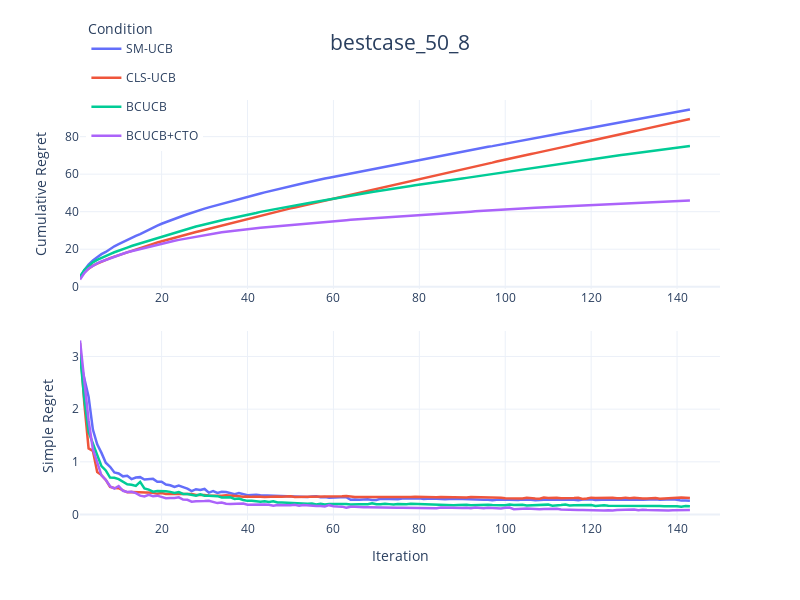

The notebook cell saved with this chart:
### Code cell
import pandas as pd
import plotly.graph_objects as go
import plotly.express as px
from plotly.subplots import make_subplots
import plotly.io as pio
import os
import numpy as np

text = "bestcase"

# 定义文件夹路径
data_folder = os.path.join('Data', text)

# 定义文件列表 - Simple Regret来自pre文件，Cumulative Regret来自原始文件
simple_regret_files = ['50_8_smallest_pre.csv','50_8_cluster_pre.csv', '50_8_dynamic_pre.csv', '50_8_cyclic_pre.csv']
cumulative_regret_files = ['50_8_smallest.csv','50_8_cluster.csv','50_8_dynamic.csv', '50_8_cyclic.csv']

curve_names = ['SM-UCB','CLS-UCB', 'BCUCB', 'BCUCB+CTO']
colors = px.colors.qualitative.Plotly[:len(curve_names)] 

# 创建DataFrame存储Simple Regret和Cumulative Regret
simple_regret_data = pd.DataFrame()
cumulative_regret_data = pd.DataFrame()

# 加载Simple Regret数据（来自pre文件）
for file, name in zip(simple_regret_files, curve_names):
    file_path = os.path.join(data_folder, file)
    df = pd.read_csv(file_path, index_col='Repetition')
    
    # 计算每个step的均值（Simple Regret）
    mean_results = df.mean(axis=0)
    
    # 添加到Simple Regret DataFrame
    temp_df = pd.DataFrame({
        'Iter': range(1, 151),
        'Value': mean_results.values,
        'Condition': name
    })
    simple_regret_data = pd.concat([simple_regret_data, temp_df])

# 加载Cumulative Regret数据（来自原始文件）
for file, name in zip(cumulative_regret_files, curve_names):
    file_path = os.path.join(data_folder, file)
    df = pd.read_csv(file_path, index_col='Repetition')
    
    # 计算每个step的均值
    mean_results = df.mean(axis=0)
    
    # 计算Cumulative Regret
    cumsum_results = np.cumsum(mean_results.values)
    temp_df = pd.DataFrame({
        'Iter': range(1, 151),
        'Value': cumsum_results,
        'Condition': name
    })
    cumulative_regret_data = pd.concat([cumulative_regret_data, temp_df])

# 创建子图（2行1列，垂直排列）- 删除子图标题
fig = make_subplots(
    rows=2, cols=1,
    vertical_spacing=0.1
    # 删除了 subplot_titles 参数
)

# 第一子图：Cumulative Regret（来自原始文件）- 先画Cumulative Regret
for i, condition in enumerate(curve_names):
    cumsum_df = cumulative_regret_data[cumulative_regret_data['Condition'] == condition]
    fig.add_trace(
        go.Scatter(
            x=cumsum_df['Iter'],
            y=cumsum_df['Value'],
            name=condition,
            legendgroup=condition,
            showlegend=True,  # 在第一子图显示图例
            line=dict(color=colors[i],width=2.5),
            meta=[condition],
            hovertemplate="Iter: %{x}<br>Cumulative Regret: %{y:.4f}<br>Condition: %{meta[0]}<extra></extra>"
        ),
        row=1, col=1  # Cumulative Regret放在第一行
    )

# 第二子图：Obs-based Simple Regret（来自pre文件）
for i, condition in enumerate(curve_names):
    simple_df = simple_regret_data[simple_regret_data['Condition'] == condition]
    fig.add_trace(
        go.Scatter(
            x=simple_df['Iter'],
            y=simple_df['Value'],
            name=condition,
            legendgroup=condition,
            showlegend=False,  # 避免重复图例
            line=dict(color=colors[i],width=2.5),
            meta=[condition],
            hovertemplate="Iter: %{x}<br>Simple Regret: %{y:.4f}<br>Condition: %{meta[0]}<extra></extra>"
        ),
        row=2, col=1  # Simple Regret放在第二行
    )

# 更新布局
fig.update_layout(
    title_text=text+"_50_8",
    title_x=0.5,
    title_font=dict(size=21),
    height=600,
    width=800,
    template='plotly_white',
    legend_title_text='Condition',
    legend=dict(yanchor="top", y=1.2, xanchor="left", x=0.01)
)

# 更新Y轴和X轴标签
fig.update_yaxes(title_text="Cumulative Regret", row=1, col=1)  # 第一子图Y轴标签
fig.update_yaxes(title_text="Simple Regret", row=2, col=1)      # 第二子图Y轴标签
fig.update_xaxes(title_text="Iteration", row=2, col=1)          # 仅底部子图显示X轴标签

# 显示图形
fig.show()

# 保存为HTML文件（可选）
# pio.write_html(fig, 'combined_simple_cumulative_plot.html')
#fig.write_image(text+"_50_8", format="png", width=800, height=600, scale=3)

### Figure 1 — Plotly figure (JSON) as saved in the notebook; plotly's stock layout.template omitted (floating-point values rounded to 4 significant figures; data arrays with more than 128 entries replaced by an {"elided": "..."} marker saying what was removed)
{"data": [{"hovertemplate": "Iter: %{x}<br>Cumulative Regret: %{y:.4f}<br>Condition: %{meta[0]}<extra></extra>", "legendgroup": "SM-UCB", "line": {"color": "#636EFA", "width": 2.5}, "meta": ["SM-UCB"], "name": "SM-UCB", "showlegend": true, "type": "scatter", "x": {"elided": "150 int values"}, "xaxis": "x", "y": {"elided": "150 float values"}, "yaxis": "y"}, {"hovertemplate": "Iter: %{x}<br>Cumulative Regret: %{y:.4f}<br>Condition: %{meta[0]}<extra></extra>", "legendgroup": "CLS-UCB", "line": {"color": "#EF553B", "width": 2.5}, "meta": ["CLS-UCB"], "name": "CLS-UCB", "showlegend": true, "type": "scatter", "x": {"elided": "150 int values"}, "xaxis": "x", "y": {"elided": "150 float values"}, "yaxis": "y"}, {"hovertemplate": "Iter: %{x}<br>Cumulative Regret: %{y:.4f}<br>Condition: %{meta[0]}<extra></extra>", "legendgroup": "BCUCB", "line": {"color": "#00CC96", "width": 2.5}, "meta": ["BCUCB"], "name": "BCUCB", "showlegend": true, "type": "scatter", "x": {"elided": "150 int values"}, "xaxis": "x", "y": {"elided": "150 float values"}, "yaxis": "y"}, {"hovertemplate": "Iter: %{x}<br>Cumulative Regret: %{y:.4f}<br>Condition: %{meta[0]}<extra></extra>", "legendgroup": "BCUCB+CTO", "line": {"color": "#AB63FA", "width": 2.5}, "meta": ["BCUCB+CTO"], "name": "BCUCB+CTO", "showlegend": true, "type": "scatter", "x": {"elided": "150 int values"}, "xaxis": "x", "y": {"elided": "150 float values"}, "yaxis": "y"}, {"hovertemplate": "Iter: %{x}<br>Simple Regret: %{y:.4f}<br>Condition: %{meta[0]}<extra></extra>", "legendgroup": "SM-UCB", "line": {"color": "#636EFA", "width": 2.5}, "meta": ["SM-UCB"], "name": "SM-UCB", "showlegend": false, "type": "scatter", "x": {"elided": "150 int values"}, "xaxis": "x2", "y": {"elided": "150 float values"}, "yaxis": "y2"}, {"hovertemplate": "Iter: %{x}<br>Simple Regret: %{y:.4f}<br>Condition: %{meta[0]}<extra></extra>", "legendgroup": "CLS-UCB", "line": {"color": "#EF553B", "width": 2.5}, "meta": ["CLS-UCB"], "name": "CLS-UCB", "showlegend": false, "type": "scatter", "x": {"elided": "150 int values"}, "xaxis": "x2", "y": {"elided": "150 float values"}, "yaxis": "y2"}, {"hovertemplate": "Iter: %{x}<br>Simple Regret: %{y:.4f}<br>Condition: %{meta[0]}<extra></extra>", "legendgroup": "BCUCB", "line": {"color": "#00CC96", "width": 2.5}, "meta": ["BCUCB"], "name": "BCUCB", "showlegend": false, "type": "scatter", "x": {"elided": "150 int values"}, "xaxis": "x2", "y": {"elided": "150 float values"}, "yaxis": "y2"}, {"hovertemplate": "Iter: %{x}<br>Simple Regret: %{y:.4f}<br>Condition: %{meta[0]}<extra></extra>", "legendgroup": "BCUCB+CTO", "line": {"color": "#AB63FA", "width": 2.5}, "meta": ["BCUCB+CTO"], "name": "BCUCB+CTO", "showlegend": false, "type": "scatter", "x": {"elided": "150 int values"}, "xaxis": "x2", "y": {"elided": "150 float values"}, "yaxis": "y2"}], "layout": {"height": 600, "legend": {"title": {"text": "Condition"}, "x": 0.01, "xanchor": "left", "y": 1.2, "yanchor": "top"}, "title": {"font": {"size": 21}, "text": "bestcase_50_8", "x": 0.5}, "width": 800, "xaxis": {"anchor": "y", "domain": [0, 1]}, "xaxis2": {"anchor": "y2", "domain": [0, 1], "title": {"text": "Iteration"}}, "yaxis": {"anchor": "x", "domain": [0.55, 1], "title": {"text": "Cumulative Regret"}}, "yaxis2": {"anchor": "x2", "domain": [0, 0.45], "title": {"text": "Simple Regret"}}}}
